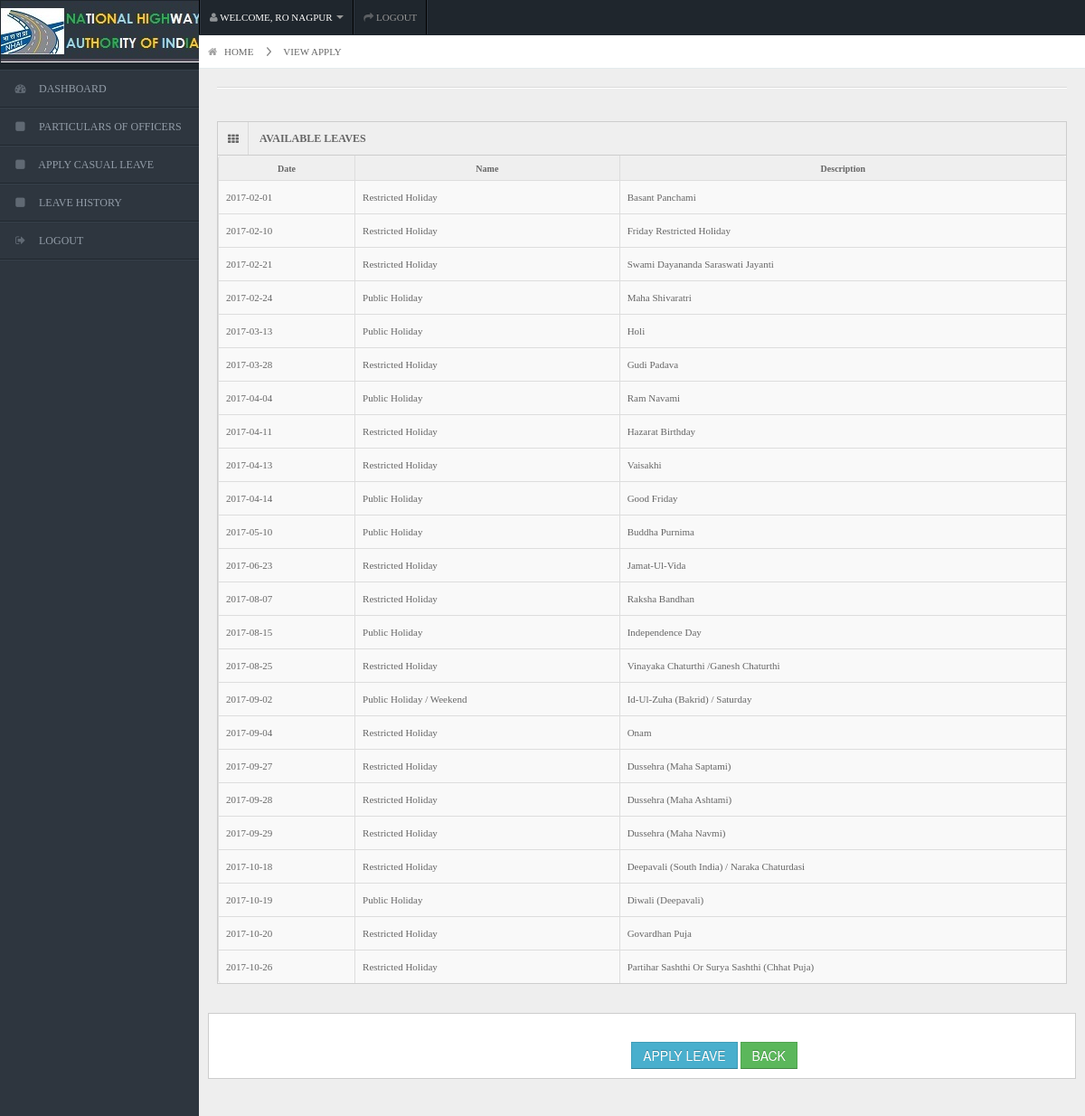
The app's page /mainpage.php?requestPage=view_apply (signed in) with its own data.
### tables this page shows
CREATE TABLE IF NOT EXISTS `tbl_predefinedleave` (
  `txtId` int(11) NOT NULL AUTO_INCREMENT,
  `leaveType` int(11) NOT NULL,
  `date_leave` date DEFAULT NULL,
  `name` varchar(255) NOT NULL,
  `description` varchar(50) DEFAULT NULL,
  PRIMARY KEY (`txtId`)
);

### service/MySql.php (called while the page is built, shortened)
<?php
class MysqlConnection {
    static function connect() {
        $DB_NAME = "db_lms";
    }
    static function executeQuery($query) {
        return mysql_query($query);
    }
    static function toArrays($resource) {
        $arrayList = array();
        while ($rows = mysql_fetch_assoc($resource)) {
            array_push($arrayList, $rows);
        }
        return $arrayList;
    }
    static function fetchAll($tbl, $sql = array()) {
        $query = "SELECT * FROM $tbl   ";
        $resource = MysqlConnection::executeQuery($query);
        return MysqlConnection::toArrays($resource);
    }
}
?>

### apply/view_apply.php (the view, shortened to what this page needs)
<?php
$resource = MysqlConnection::fetchAll("tbl_predefinedleave");
?>
<div class="container-fluid">
<div class="container-fluid">
    <hr>
    <div class="row-fluid">
        <div class="span12">
            <div class="widget-box">
                <div class="widget-title"> <span class="icon"><i class="icon-th"></i></span>
                    <h5>AVAILABLE LEAVES</h5>
                </div>
                <div class="widget-content nopadding">
                    <table class="table table-bordered data-table" style="font-size: 11px;">
                        <thead>
                            <tr>
                                <th>Date</th>
                                <th>Name</th>
                                <th>Description</th>
                            </tr>
                        </thead>
                        <tbody>
                            <?php
                                foreach ($resource as $result) {
                                    ?>
                                    <tr class="gradeX">
                                        <td><?php echo $result["date_leave"] ?></td>
                                        <td><?php echo $result["name"] ?></td>
                                        <td><?php echo $result["description"] ?></td>
                                    </tr>
                                    <?php
                                }
                                ?>
                        </tbody>
                    </table>
                </div>
            </div>
        </div>
    </div>
</div>
     <div class="row-fluid">
        <div class="span12">
            <div class="widget-box">
                <div class="widget-content nopadding">
                    <form class="form-horizontal" method="post" action="" name="basic_validate" id="basic_validate" novalidate="novalidate">
                        <div class="control-group" style="background-color: white;">
                            <div class="span11" style="clear: both "></div>
                            <div class="controls">
                                <center>
                                    <a href="mainpage.php?requestPage=leave_apply"><button type="button" class="btn btn-info">APPLY LEAVE</button></a>
                                     <a href="mainpage.php?requestPage=dashboard"><button type="button" class="btn btn-success">BACK</button></a>
                                </center>
                            </div>
                    </form>
                </div>
            </div>
        </div>
    </div>
</div>
</div>

### css/matrix-style.css (style rules this page uses)
* { outline:none !important; -moz-outline: none !important; }
html, body { height:100% }
body { overflow-x: hidden; margin-top: -10px; font-family: 'Open Sans', sans-serif; font-size:12px; color:#666; }
a { color:#666; }
select, textarea, input[type="text"], input[type="password"], input[type="datetime"], input[type="datetime-local"], input[type="date"], input[type="month"], input[type="time"], input[type="week"], input[type="number"], input[type="email"], input[type="url"], input[type="search"], input[type="tel"], input[type="color"], .uneditable-input, .label, .dropdown-menu, .btn, .well, .progress, .table-bordered, .btn-group > .btn:first-child, .btn-group > .btn:last-child, .btn-group > .btn:last-child, .btn-group > .dropdown-toggle, .alert { border-radius:0px; }
.btn, textarea, input[type="text"], input[type="password"], input[type="datetime"], input[type="datetime-local"], input[type="date"], input[type="month"], input[type="time"], input[type="week"], input[type="number"], input[type="email"], input[type="url"], input[type="search"], input[type="tel"], input[type="color"], .uneditable-input { box-shadow:none; }
.progress, .progress-success .bar, .progress .bar-success, .progress-warning .bar, .progress .bar-warning, .progress-danger .bar, .progress .bar-danger, .progress-info .bar, .progress .bar-info, .btn, .btn-primary { background-image:none; }
hr { border-top-color:#dadada; }
.widget-box { background: none repeat scroll 0 0 #F9F9F9; border-left: 1px solid #CDCDCD; border-top: 1px solid #CDCDCD; border-right: 1px solid #CDCDCD; clear: both; margin-top: 16px; margin-bottom: 16px; position: relative; }
.widget-title, .modal-header, .table th, div.dataTables_wrapper .ui-widget-header { background:#efefef; border-bottom: 1px solid #CDCDCD; height: 36px; }
.widget-title span.icon { padding: 9px 10px 7px 11px; float: left; border-right:1px solid #dadada; }
.widget-title h5 { color: #666; float: left; font-size: 12px; font-weight: bold; padding: 12px; line-height: 12px; margin: 0; }
.widget-content { padding:15px; border-bottom: 1px solid #cdcdcd; }
.table th { height: auto; font-size: 10px; padding: 5px 10px 2px; border-bottom: 0; text-align: center; color: #666666; }
.nopadding { padding: 0 !important; }
.nopadding .table { margin-bottom: 0; }
.nopadding .table-bordered { border: 0; }
form { margin-bottom: 0; }
.form-horizontal .control-group { border-top: 1px solid #ffffff; border-bottom: 1px solid #eeeeee; margin-bottom: 0; }
.form-horizontal .control-group:last-child { border-bottom: 0; }
.form-horizontal .controls { margin-left: 160px; padding: 10px 0; }

### css/matrix-media.css (style rules this page uses)
body { background:#2E363F; }

### mainpage.php (style rules this page uses)
* { font-family: verdana; text-transform: capitalize; }

### records on screen
tbl_predefinedleave: date_leave "2017-02-01", name "Restricted Holiday", description "Basant Panchami"
tbl_predefinedleave: date_leave "2017-02-10", name "Restricted Holiday", description "Friday Restricted Holiday"
tbl_predefinedleave: date_leave "2017-02-21", name "Restricted Holiday", description "Swami Dayananda Saraswati Jayanti"
tbl_predefinedleave: date_leave "2017-02-24", name "Public Holiday", description "Maha Shivaratri"
tbl_predefinedleave: date_leave "2017-03-13", name "Public Holiday", description "Holi"
tbl_predefinedleave: date_leave "2017-03-28", name "Restricted Holiday", description "Gudi Padava"
tbl_predefinedleave: date_leave "2017-04-04", name "Public Holiday", description "Ram Navami"
tbl_predefinedleave: date_leave "2017-04-11", name "Restricted Holiday", description "Hazarat Birthday"
tbl_predefinedleave: date_leave "2017-04-13", name "Restricted Holiday", description "Vaisakhi"
tbl_predefinedleave: date_leave "2017-04-14", name "Public Holiday", description "Good Friday"
tbl_predefinedleave: date_leave "2017-05-10", name "Public Holiday", description "Buddha Purnima"
tbl_predefinedleave: date_leave "2017-06-23", name "Restricted Holiday", description "Jamat-Ul-Vida"
tbl_predefinedleave: date_leave "2017-08-07", name "Restricted Holiday", description "Raksha Bandhan"
tbl_predefinedleave: date_leave "2017-08-15", name "Public Holiday", description "Independence Day"
tbl_predefinedleave: date_leave "2017-08-25", name "Restricted Holiday", description "Vinayaka Chaturthi /Ganesh Chaturthi"
tbl_predefinedleave: date_leave "2017-09-02", name "Public Holiday / Weekend", description "Id-Ul-Zuha (Bakrid) / Saturday"
tbl_predefinedleave: date_leave "2017-09-04", name "Restricted Holiday", description "Onam"
tbl_predefinedleave: date_leave "2017-09-27", name "Restricted Holiday", description "Dussehra (Maha Saptami)"
tbl_predefinedleave: date_leave "2017-09-28", name "Restricted Holiday", description "Dussehra (Maha Ashtami)"
tbl_predefinedleave: date_leave "2017-09-29", name "Restricted Holiday", description "Dussehra (Maha Navmi)"
tbl_predefinedleave: date_leave "2017-10-18", name "Restricted Holiday", description "Deepavali (South India) / Naraka Chaturdasi"
tbl_predefinedleave: date_leave "2017-10-19", name "Public Holiday", description "Diwali (Deepavali)"
tbl_predefinedleave: date_leave "2017-10-20", name "Restricted Holiday", description "Govardhan Puja"
tbl_predefinedleave: date_leave "2017-10-26", name "Restricted Holiday", description "Partihar Sashthi Or Surya Sashthi (Chhat Puja)"

### other values on screen
$_SESSION["email"]["name"] "RO NAGPUR"
$ketval "VIEW APPLY"
